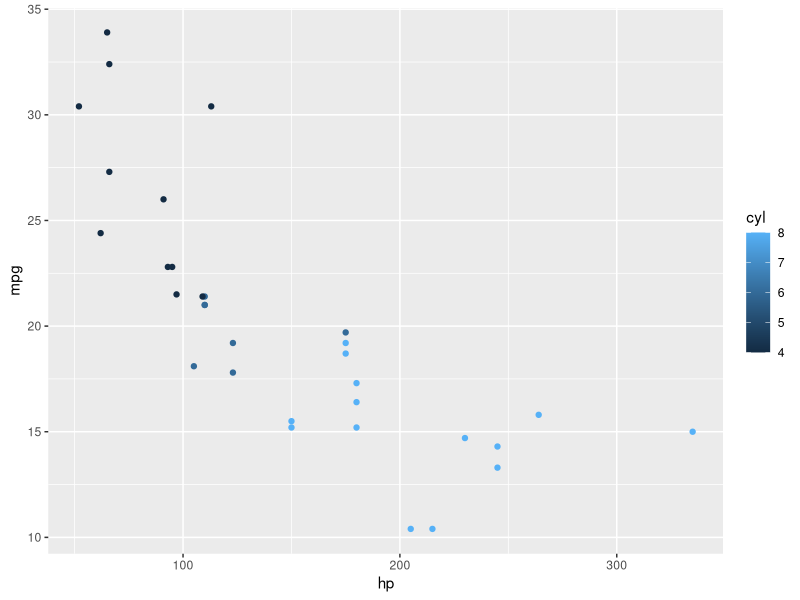

R code for this plot:
## ---- chunk 1
#| message=FALSE

library(dplyr)
library(ggplot2)

dt <- as_tibble(mtcars)
glimpse(dt)

ggplot(dt, aes(x=hp, y=mpg, color=cyl)) + geom_point()
